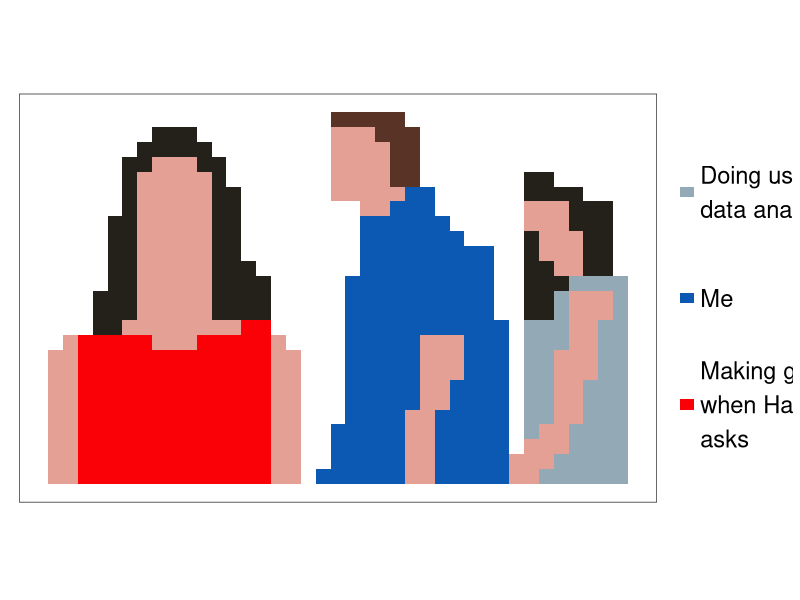
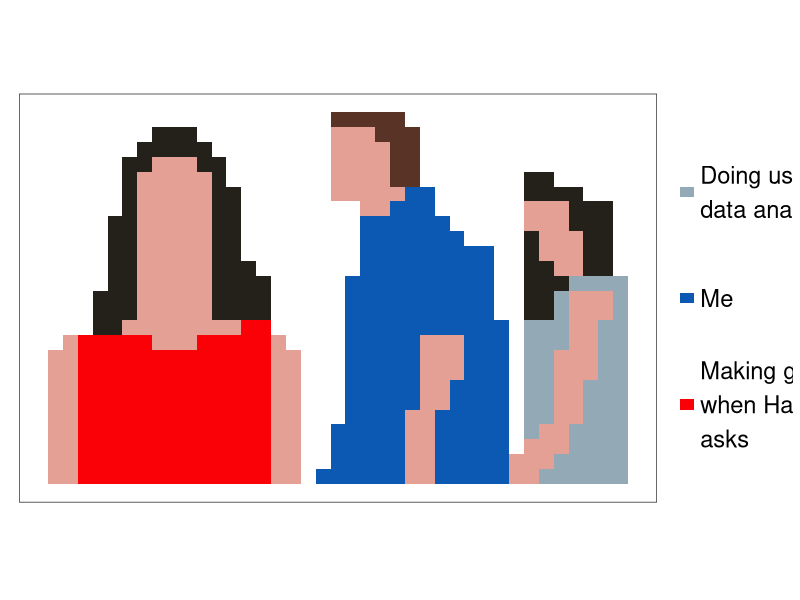

Reproduce these figures in R, in order.
# load libraries
library(readr)
library(dplyr)
library(forcats)
library(ggplot2)
library(patchwork)

# read in data - manually created
data <-
  read_csv("guy_checking_out_a_girl_meme/data.csv") %>% 
  mutate(
    paint = fct_relevel(paint, c("black", "brown", "beige", "white", "black_2", "grey_2",  "red", "blue_2", "beige_3", "blue", "beige_2", "grey"))
    
  )

# start ggplot
p1 <- 
  ggplot(data) +
  # using geom_bar, so didnt cheat (though using geom_tile was much easier)
  geom_bar(
    mapping = aes(x = x, fill = paint),
    width = 1
  ) +
  # set colours for bars
  scale_fill_manual(
    values = c("#24211a", "#593326","#e4a095", "#ffffff", "#24211a", "#93a9b6", "#fa0107", "#0b59b3", "#e4a095", "#0b59b3", "#e4a095","#93a9b6")
  ) +
  # make grid squares
  coord_equal() +
  # coord_polar() +
  # add themes
  theme_bw() +
  theme(
    legend.position = "none",
    axis.title = element_blank(),
    axis.ticks = element_blank(),
    axis.text  = element_blank(),
    panel.grid = element_blank()
  )
  
# customized legend - create data to be plotted to look like a legend (not recommended)
legend_data <-
  data.frame(
    x = 0,
    y = c(4, 6, 8, 10, 12),
    label = c("Making ggplot\nwhen Hadley\nasks", "", "Me", "", "Doing useful\ndata analysis")
  )

# start ggplot for custom legend
p2 <- 
  ggplot(
    data = legend_data,
    mapping = aes(x = x, y = y)
  ) +
  # using geom_tile to create filled boxes
  geom_tile(
    mapping = aes( fill = label),
    width = 0.4, height = 0.4,
  ) + 
  # using geom_text to place text beside tiles
  geom_text(
    mapping = aes(label = label),
    size = 6,
    nudge_x = 0.4,
    nudge_y = 0,
    hjust = 0,
    vjust = 0.5
  ) + 
  scale_fill_manual(
    values = c("#ffffff", "#93a9b6", "#fa0107", "#0b59b3")
  ) +
  # setting scales to look better/ coord_fixed to make plot narrower
  scale_x_continuous(limits = c(-0.5,3)) +
  scale_y_continuous(limits = c(1, 15)) +
  coord_fixed(ratio = 0.8) +
  # add themes
  theme_void() +
  theme(
    legend.position = "none"
  )

# using patchwork to combine main plot and custom legend
p <- p1 + p2
p

# save plot
ggsave(filename = "guy_checking_out_a_girl_meme/plot.png", plot = p, width = 16, height = 9)




# R version 3.6.3 (2020-02-29)
# Platform: x86_64-w64-mingw32/x64 (64-bit)
# Running under: Windows 7 x64 (build 7601) Service Pack 1
# 
# Matrix products: default
# 
# locale:
#   [1] LC_COLLATE=English_Australia.1252  LC_CTYPE=English_Australia.1252    LC_MONETARY=English_Australia.1252 LC_NUMERIC=C                      
# [5] LC_TIME=English_Australia.1252    
# 
# attached base packages:
#   [1] stats     graphics  grDevices utils     datasets  methods   base     
# 
# other attached packages:
#   [1] patchwork_1.0.0 ggplot2_3.3.0   forcats_0.5.0   dplyr_0.8.5     readr_1.3.1    
# 
# loaded via a namespace (and not attached):
#   [1] Rcpp_1.0.4.6     rstudioapi_0.11  magrittr_1.5     hms_0.5.3        tidyselect_1.0.0 munsell_0.5.0    colorspace_1.4-1 R6_2.4.1        
# [9] rlang_0.4.5      fansi_0.4.1      tools_3.6.3      grid_3.6.3       packrat_0.5.0    gtable_0.3.0     cli_2.0.2        withr_2.2.0     
# [17] ellipsis_0.3.0   digest_0.6.25    assertthat_0.2.1 tibble_3.0.0     lifecycle_0.2.0  crayon_1.3.4     farver_2.0.3     purrr_0.3.4     
# [25] vctrs_0.2.4      glue_1.4.0       labeling_0.3     compiler_3.6.3   pillar_1.4.3     scales_1.1.0     pkgconfig_2.0.


